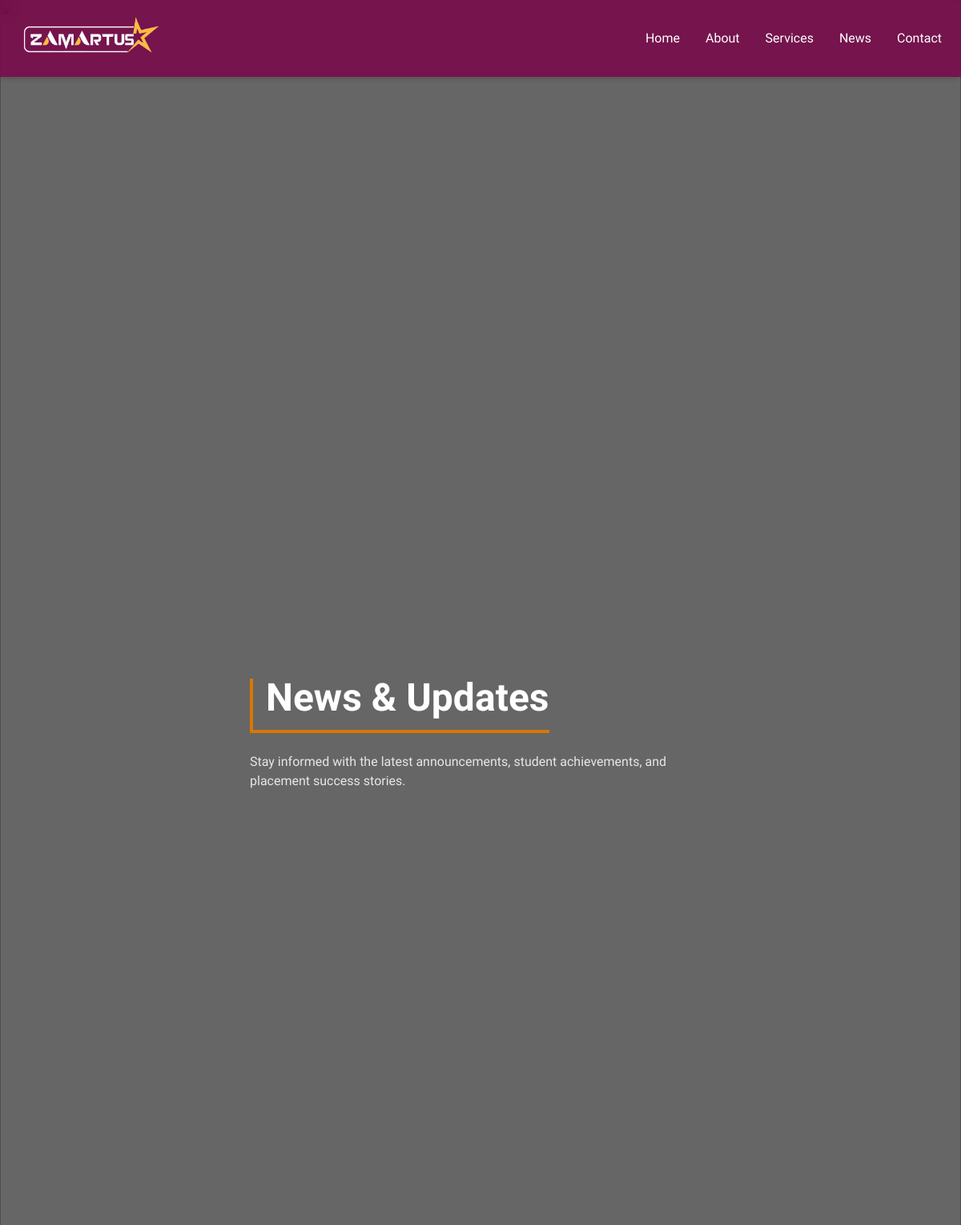
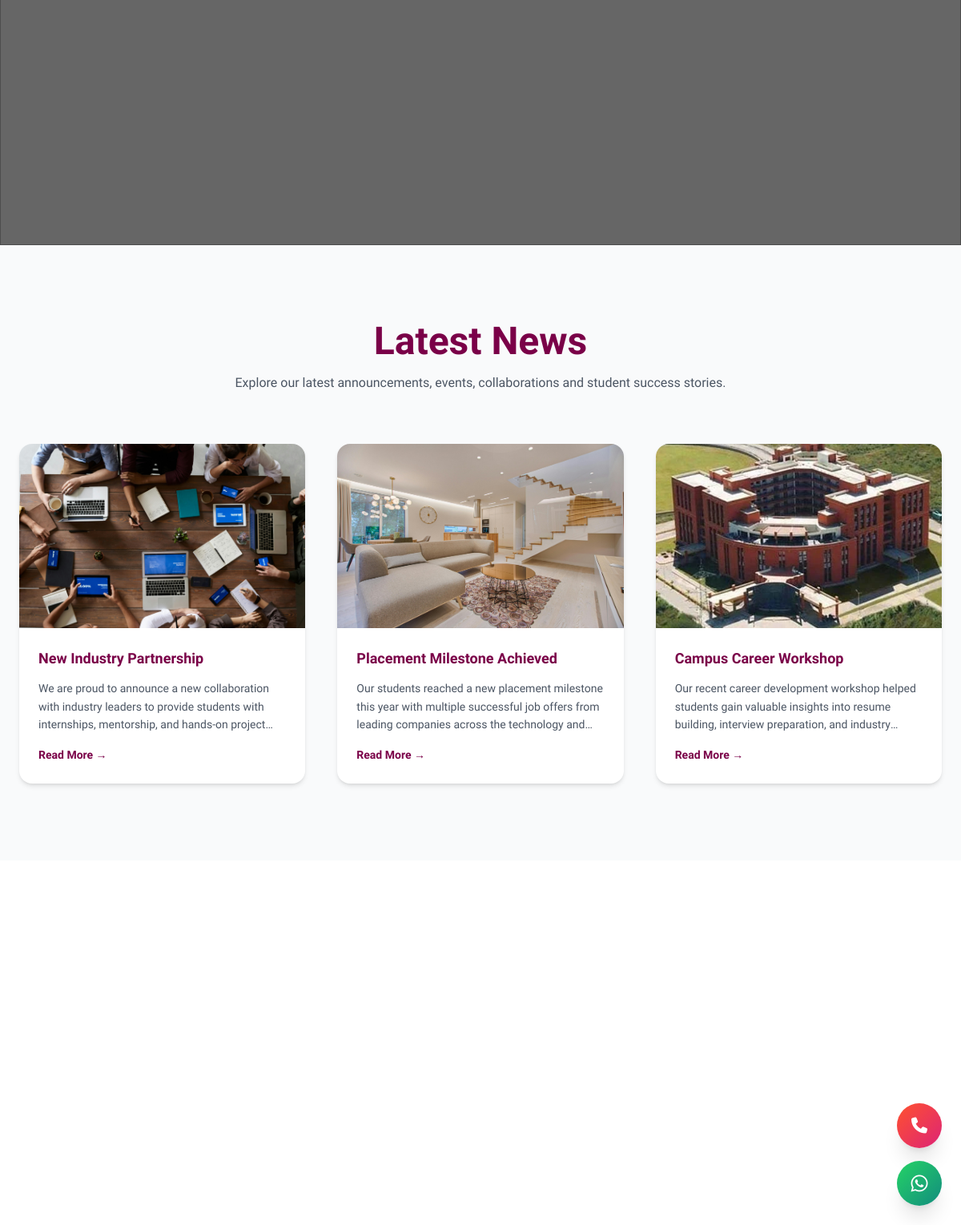
/News/, run on the app's committed database (2 pictures, top to bottom).
### app/models.py (models this page shows, shortened)
class News(models.Model):
    heading = models.CharField(max_length=255)
    description = models.TextField()
    image = models.ImageField(upload_to='news/')
    class Meta:
        verbose_name = 'News'
        verbose_name_plural = 'News'

### app/views.py (the view)
# urls.py: path('News/', news, name='gallery'),
def news(request):
    all_news=News.objects.order_by('-id')
    context={
        'news': all_news
    }
    return render(request, 'gallery.html',context)

### app/templates/gallery.html
{% extends 'base.html' %}
{% load static %}
{% block content %}
<section class="relative h-[50vh] md:h-[60vh] flex items-center">
    <div class="absolute inset-0">
        <img src="https://images.unsplash.com/photo-1523240795612-9a054b0db644" class="w-full h-full object-cover">
    </div>
    <div class="absolute inset-0 bg-black/60"></div>
    <div class="relative max-w-7xl mx-auto px-6 text-white">
        <h1 class="text-4xl md:text-5xl font-bold border-l-4 border-b-4 border-[#d97706] pl-4 pb-4 inline-block">
            News & Updates
        </h1>
        <p class="mt-6 text-gray-200 text-md max-w-xl">
            Stay informed with the latest announcements, student achievements,
            and placement success stories.
        </p>
    </div>
</section>
<section class="py-24 bg-gray-50">
    <div class="max-w-7xl mx-auto px-6">
        <div class="text-center mb-16">
            <h2 class="text-4xl md:text-5xl font-bold text-[#7A0048]">
                Latest News
            </h2>
            <p class="mt-4 text-gray-600 max-w-2xl mx-auto">
                Explore our latest announcements, events, collaborations and student success stories.
            </p>
        </div>
        <div class="grid grid-cols-1 md:grid-cols-2 lg:grid-cols-3 gap-10">
            {% for news in news %}
            <div
                class="bg-white rounded-2xl shadow-md overflow-hidden hover:shadow-2xl transition duration-300 relative group">
                <a href="{% url 'news_detail' news.id %}">
                    <div class="overflow-hidden">
                        <img src="{{ news.image.url }}"
                            class="w-full h-[230px] object-cover transform transition duration-500 group-hover:scale-110">
                    </div>
                </a>
                <div class="p-6">
                    <a href="{% url 'news_detail' news.id %}">
                        <h3 class="text-lg font-semibold text-[#7A0048] hover:text-[#d97706] transition">
                            {{ news.heading }}
                        </h3>
                    </a>
                    <p class="text-gray-600 text-sm mt-3 leading-relaxed line-clamp-3">
                        {{ news.description }}
                    </p>
                    <a href="{% url 'news_detail' news.id %}"
                        class="inline-block mt-4 text-sm font-semibold text-[#7A0048] hover:text-[#d97706] transition">
                        Read More →
                    </a>
                </div>
            </div>
            {% endfor %}
        </div>
    </div>
</section>
{% endblock %}

### app/templates/base.html (shortened to what this page needs)
{% load static %}
<!DOCTYPE html>
<html lang="en">
<head>
    <script src="https://cdn.tailwindcss.com"></script>
    <link rel="stylesheet" href="https://cdnjs.cloudflare.com/ajax/libs/font-awesome/6.5.0/css/all.min.css" />
    <link href="https://unpkg.com/aos@2.3.4/dist/aos.css" rel="stylesheet" />
    <link rel="stylesheet" href="/static/css/style.css">
</head>
<body class="bg-white overflow-x-hidden">
    <div class="fixed bottom-6 right-6 z-50 flex flex-col gap-4 items-end">
        <a href="tel:+919497274057"
            class="call-btn group flex items-center justify-center w-14 h-14 rounded-full shadow-xl">
            <i class="fa-solid fa-phone text-white text-xl"></i>
        </a>
        <a href="https://wa.me/916282436916" target="_blank"
            class="whatsapp-btn group flex items-center justify-center w-14 h-14 rounded-full shadow-xl">
            <i class="fa-brands fa-whatsapp text-white text-2xl"></i>
        </a>
    </div>
    {% include 'components/navbar.html' %}
    <main class="min-h-screen overflow-x-hidden">
        {% block content %}
        {% endblock %}
    </main>
</body>
</html>

### app/templates/components/navbar.html (shortened to what this page needs)
{% load static %}
<nav class="bg-[#7A0048]/80 backdrop-blur-lg shadow-md fixed w-full z-50">
    <div class="max-w-7xl mx-auto px-6 py-4 flex justify-between items-center">
        <a href="{% url 'home' %}" class="flex items-center gap-2">
            <img src="{% static 'images/logonew.png' %}" class="h-16">
        </a>
        <ul class="hidden md:flex gap-8 font-medium text-white">
            <li><a href="{% url 'home' %}" class="hover:text-yellow-300">Home</a></li>
            <li><a href="{% url 'about' %}" class="hover:text-yellow-300">About</a></li>
            <li><a href="{% url 'services' %}" class="hover:text-yellow-300">Services</a></li>
            <li><a href="{% url 'gallery' %}" class="hover:text-yellow-300">News</a></li>
            <li><a href="{% url 'contact' %}" class="hover:text-yellow-300">Contact</a></li>
        </ul>
    </div>
</nav>

### static/css/style.css (style rules this page uses)
.call-btn { background: linear-gradient(135deg, #ff512f, #dd2476); position: relative; animation: pulseCall 2s infinite; transition: all 0.3s ease; }
.whatsapp-btn { background: linear-gradient(135deg, #25d366, #128c7e); position: relative; animation: pulseWhatsapp 2s infinite; transition: all 0.3s ease; }

### app/templates/base.html (style rules this page uses)
body { font-family: "Josefin Sans", sans-serif; font-optical-sizing: auto; font-style: normal; }
h1, h2, h3, h4, h5, h6 { font-weight: 600; }
p { font-weight: 350; }

### data on the page
News: image (picture), heading "New Industry Partnership", description "We are proud to announce a new collaboration with industry leaders to provide students with internships, mentorship, and hands-on…"
News: image (picture), heading "Placement Milestone Achieved", description "Our students reached a new placement milestone this year with multiple successful job offers from leading companies across the technology…"
News: image (picture), heading "Campus Career Workshop", description "Our recent career development workshop helped students gain valuable insights into resume building, interview preparation, and…"
